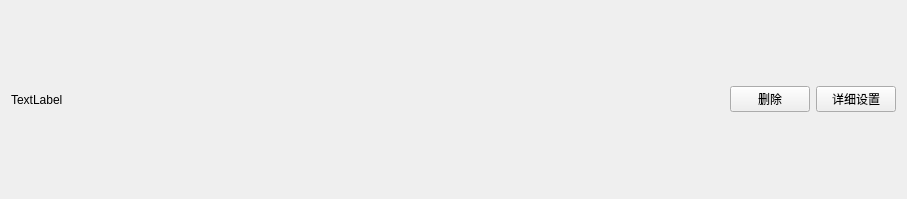
<?xml version="1.0" encoding="UTF-8"?>
<ui version="4.0">
 <class>GitPathListWidgetItem</class>
 <widget class="QWidget" name="GitPathListWidgetItem">
  <property name="geometry">
   <rect>
    <x>0</x>
    <y>0</y>
    <width>907</width>
    <height>199</height>
   </rect>
  </property>
  <property name="windowTitle">
   <string>Form</string>
  </property>
  <layout class="QHBoxLayout" name="horizontalLayout">
   <item>
    <widget class="QLabel" name="TxtGitPath">
     <property name="text">
      <string>TextLabel</string>
     </property>
    </widget>
   </item>
   <item>
    <widget class="QPushButton" name="BtnDelete">
     <property name="sizePolicy">
      <sizepolicy hsizetype="Fixed" vsizetype="Fixed">
       <horstretch>0</horstretch>
       <verstretch>0</verstretch>
      </sizepolicy>
     </property>
     <property name="text">
      <string>删除</string>
     </property>
    </widget>
   </item>
   <item>
    <widget class="QPushButton" name="BtnDetail">
     <property name="sizePolicy">
      <sizepolicy hsizetype="Fixed" vsizetype="Fixed">
       <horstretch>0</horstretch>
       <verstretch>0</verstretch>
      </sizepolicy>
     </property>
     <property name="text">
      <string>详细设置</string>
     </property>
    </widget>
   </item>
  </layout>
 </widget>
 <resources/>
 <connections/>
</ui>
